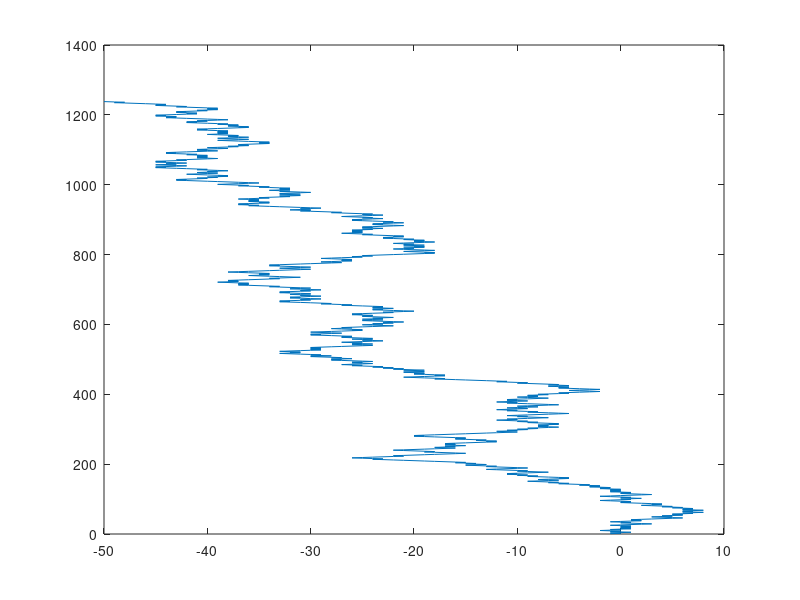

Write the MATLAB code that produced this figure. (Note: this script raises an error after producing the figure.)
clear

%-----------a-----------
x = 0;
steps = 0;
x_val = [];
goal = 50;

while true
    if rand >= 0.5
        x = x+1;
    else
        x = x-1;
    end

    steps = steps + 1;
    x_val(steps) = x;

    if x == -goal | x == goal
        break;
    end
end

figure(1)
plot(x_val, 1:1:length(x_val))
title("Amount of steps to reach goal of +-"+goal+": "+steps)

%-----------b1-----------
N = 5000;
x = 0;
y = 0;
x_val = [0];
y_val = [0];

for i=1:N
    if rand >= 0.5
        x = x+1;
    else
        x = x-1;
    end

    if rand >= 0.5
        y = y+1;
    else
        y = y-1;
    end
    x_val(i+1) = x;
    y_val(i+1) = y;
end

figure(2)
plot(x_val, y_val)
title("1. Endpoint after "+N+" steps: x = "+x_val(end)+" | y = "+y_val(end))

%-----------b2-----------
theta = 0;
rho = 0;
theta_val = [0];
rho_val = [0];

for i=1:N
    theta_s = 0 + (2*pi-0) * rand();
    rho_s = 1;
    
    %x und y neu
    y_neu = rho_s*sin(theta_s) + rho*sin(theta);
    x_neu = rho_s*cos(theta_s) + rho*cos(theta);

    %theta berechnen mit atan2(y_neu,x_neu)
    theta_new = atan2(y_neu, x_neu);

    %rho neu berechnen mit sqrt(x_neu^2 + y_neu^2)
    rho_new = sqrt(x_neu^2 + y_neu^2);

    theta_val(i+1) = theta_new;
    rho_val(i+1) = rho_new;

    theta = theta_new;
    rho = rho_new;
end

x_val = [0];
y_val = [0];
x_val = rho_val .* cos(theta_val);
y_val = rho_val .* sin(theta_val);
figure(3)
plot(x_val, y_val)
title("2. Endpoint after "+N+" steps: x = "+x_val(end)+" | y = "+y_val(end))

%-----------b3-----------
theta = 0;
rho = 0;
theta_val = [0];
rho_val = [0];

for i=1:N
    theta_s = 0 + (2*pi-0) * rand();
    rho_s = 3 * randn();

    %x und y neu
    y_neu = rho_s*sin(theta_s) + rho*sin(theta);
    x_neu = rho_s*cos(theta_s) + rho*cos(theta);

    %theta berechnen mit atan2(y_neu,x_neu)
    theta_new = atan2(y_neu, x_neu);

    %rho neu berechnen mit sqrt(x_neu^2 + y_neu^2)
    rho_new = sqrt(x_neu^2 + y_neu^2);

    theta_val(i+1) = theta_new;
    rho_val(i+1) = rho_new;

    theta = theta_new;
    rho = rho_new;
end

x_val = [0];
y_val = [0];
x_val = rho_val .* cos(theta_val);
y_val = rho_val .* sin(theta_val);
figure(4)
plot(x_val, y_val)
title("3. Endpoint after "+N+" steps: x = "+x_val(end)+" | y = "+y_val(end))
